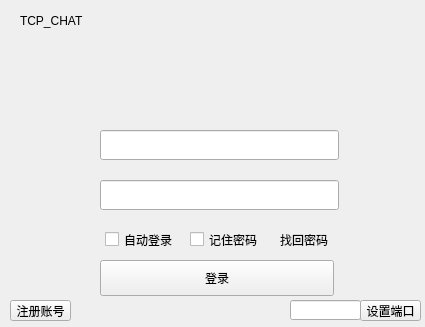
<?xml version="1.0" encoding="UTF-8"?>
<ui version="4.0">
 <class>login</class>
 <widget class="QWidget" name="login">
  <property name="geometry">
   <rect>
    <x>0</x>
    <y>0</y>
    <width>425</width>
    <height>327</height>
   </rect>
  </property>
  <property name="windowTitle">
   <string>LChat</string>
  </property>
  <widget class="QPushButton" name="login_button">
   <property name="geometry">
    <rect>
     <x>100</x>
     <y>260</y>
     <width>234</width>
     <height>36</height>
    </rect>
   </property>
   <property name="text">
    <string>登录</string>
   </property>
  </widget>
  <widget class="QLineEdit" name="id_LineEdit">
   <property name="geometry">
    <rect>
     <x>100</x>
     <y>130</y>
     <width>239</width>
     <height>30</height>
    </rect>
   </property>
  </widget>
  <widget class="QLineEdit" name="pwd_LineEdit">
   <property name="geometry">
    <rect>
     <x>100</x>
     <y>180</y>
     <width>239</width>
     <height>30</height>
    </rect>
   </property>
  </widget>
  <widget class="QCheckBox" name="auto_login_box">
   <property name="geometry">
    <rect>
     <x>105</x>
     <y>230</y>
     <width>80</width>
     <height>19</height>
    </rect>
   </property>
   <property name="text">
    <string>自动登录</string>
   </property>
  </widget>
  <widget class="QCheckBox" name="rem_pwd_box">
   <property name="geometry">
    <rect>
     <x>190</x>
     <y>230</y>
     <width>80</width>
     <height>19</height>
    </rect>
   </property>
   <property name="text">
    <string>记住密码</string>
   </property>
  </widget>
  <widget class="QLabel" name="label_2">
   <property name="geometry">
    <rect>
     <x>280</x>
     <y>230</y>
     <width>80</width>
     <height>19</height>
    </rect>
   </property>
   <property name="text">
    <string>找回密码</string>
   </property>
  </widget>
  <widget class="QLabel" name="label_3">
   <property name="geometry">
    <rect>
     <x>20</x>
     <y>10</y>
     <width>71</width>
     <height>21</height>
    </rect>
   </property>
   <property name="text">
    <string>TCP_CHAT</string>
   </property>
  </widget>
  <widget class="QPushButton" name="pushButton">
   <property name="geometry">
    <rect>
     <x>10</x>
     <y>300</y>
     <width>61</width>
     <height>21</height>
    </rect>
   </property>
   <property name="text">
    <string>注册账号</string>
   </property>
  </widget>
  <widget class="QLineEdit" name="port_line">
   <property name="geometry">
    <rect>
     <x>290</x>
     <y>300</y>
     <width>71</width>
     <height>20</height>
    </rect>
   </property>
  </widget>
  <widget class="QPushButton" name="pushButton_2">
   <property name="geometry">
    <rect>
     <x>360</x>
     <y>300</y>
     <width>61</width>
     <height>21</height>
    </rect>
   </property>
   <property name="text">
    <string>设置端口</string>
   </property>
  </widget>
 </widget>
 <resources/>
 <connections/>
</ui>
